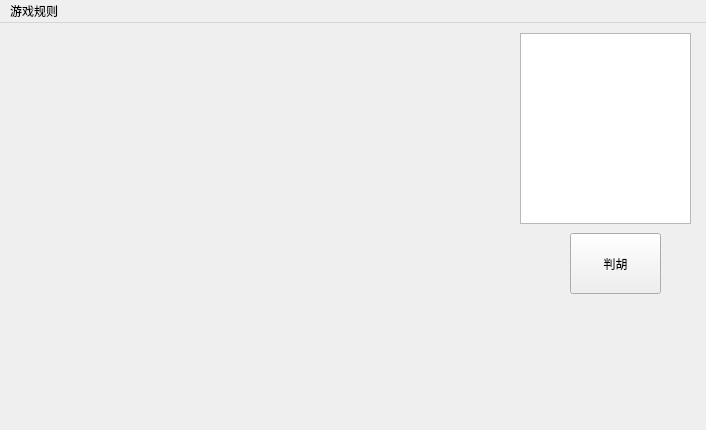
<?xml version="1.0" encoding="UTF-8"?>
<ui version="4.0">
 <class>MainWindow</class>
 <widget class="QMainWindow" name="MainWindow">
  <property name="geometry">
   <rect>
    <x>0</x>
    <y>0</y>
    <width>706</width>
    <height>430</height>
   </rect>
  </property>
  <property name="windowTitle">
   <string>麻将测试程序</string>
  </property>
  <widget class="QWidget" name="centralWidget">
   <widget class="QPushButton" name="pushButton">
    <property name="geometry">
     <rect>
      <x>570</x>
      <y>210</y>
      <width>91</width>
      <height>61</height>
     </rect>
    </property>
    <property name="text">
     <string>判胡</string>
    </property>
   </widget>
   <widget class="QListWidget" name="listWidget">
    <property name="geometry">
     <rect>
      <x>520</x>
      <y>10</y>
      <width>171</width>
      <height>191</height>
     </rect>
    </property>
   </widget>
  </widget>
  <widget class="QMenuBar" name="menuBar">
   <property name="geometry">
    <rect>
     <x>0</x>
     <y>0</y>
     <width>706</width>
     <height>25</height>
    </rect>
   </property>
   <widget class="QMenu" name="menu">
    <property name="title">
     <string>游戏规则</string>
    </property>
   </widget>
   <addaction name="menu"/>
  </widget>
 </widget>
 <layoutdefault spacing="6" margin="11"/>
 <resources/>
 <connections/>
</ui>
